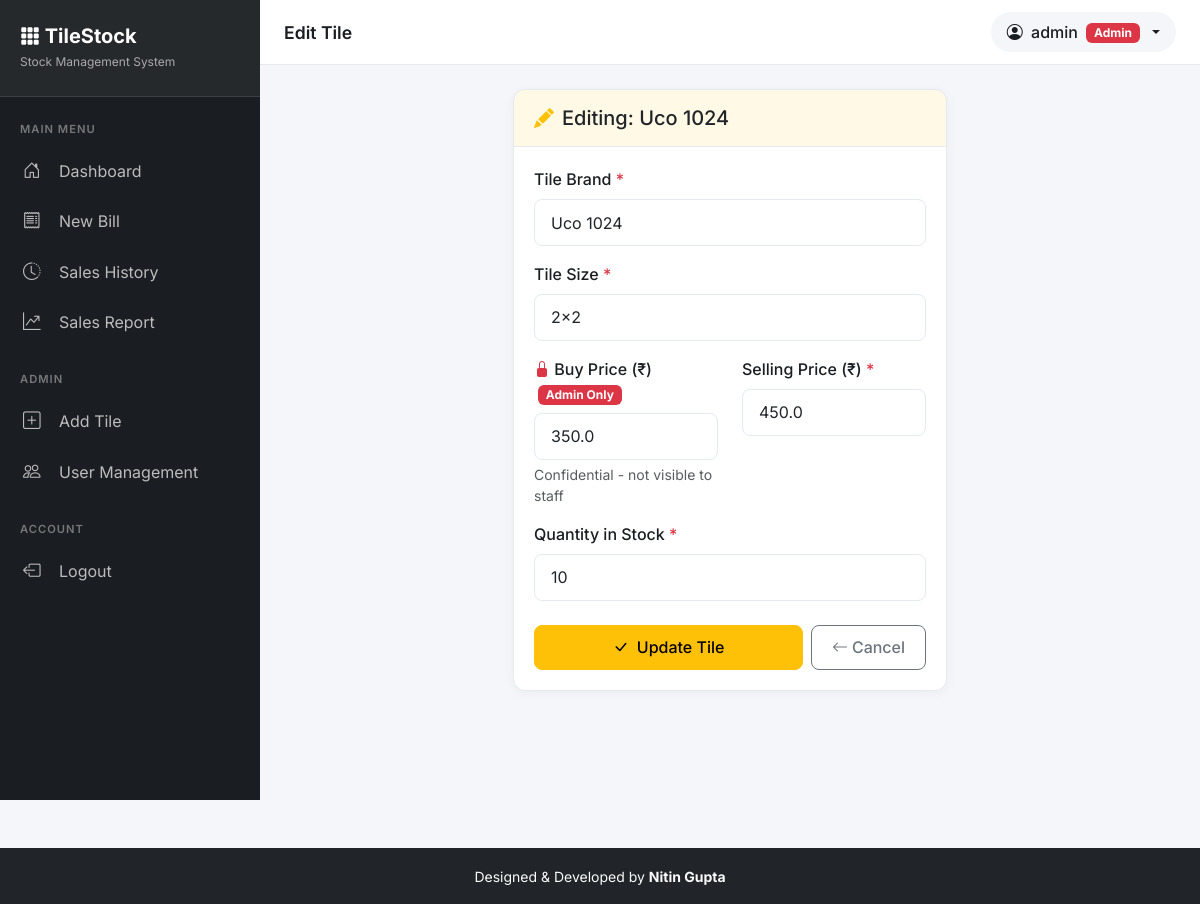
Page /edit_tile/1 (signed in) on the committed database.
### app.py (models this page shows)
class Tile(db.Model):
    id = db.Column(db.Integer, primary_key=True)
    brand = db.Column(db.String(100), nullable=False)
    size = db.Column(db.String(50), nullable=False)
    buy_price = db.Column(db.Float, nullable=True)  # Cost price - admin only
    price = db.Column(db.Float, nullable=False)  # Selling price
    quantity = db.Column(db.Integer, nullable=False)

### app.py (the view, shortened to what this page needs)
@app.route('/edit_tile/<int:id>', methods=['GET', 'POST'])
@admin_required
def edit_tile(id):
    tile = Tile.query.get_or_404(id)
    return render_template('add_tile.html', tile=tile)

### app.py (called while the page is built)
def admin_required(f):
    @wraps(f)
    def decorated_function(*args, **kwargs):
        if 'user_id' not in session:
            flash('Please login to access this page')
            return redirect('/')
        if session.get('role') != 'admin':
            flash('Access denied. Admin privileges required.')
            return redirect('/dashboard')
        return f(*args, **kwargs)
    return decorated_function

### templates/add_tile.html (shortened to what this page needs)
{% extends "base.html" %}  {% block page_title %}{{ 'Edit Tile' if tile else 'Add
New Tile' }}{% endblock %} {% block content %}
<div class="row justify-content-center">
  <div class="col-lg-6">
    <div class="modern-card">
      <div class="card-header {{ 'bg-warning bg-opacity-10' if tile else '' }}">
        <h5 class="mb-0">
          {% if tile %}
          <i class="bi bi-pencil-fill text-warning me-2"></i>Editing: {{
          tile.brand }} {% else %}
          <i class="bi bi-plus-circle-fill text-success me-2"></i>Add New Tile
          {% endif %}
        </h5>
      </div>
      <div class="card-body">
        <form method="POST" id="tileForm">
          <div class="mb-3">
            <label class="form-label">Tile Brand <span class="text-danger">*</span></label>
            <input type="text" name="brand" class="form-control" placeholder="e.g., Kajaria, Somany"
              value="{{ tile.brand if tile else '' }}" required />
          </div>
          <div class="mb-3">
            <label class="form-label">Tile Size <span class="text-danger">*</span></label>
            <input type="text" name="size" class="form-control" placeholder="e.g., 2x2, 600x600 mm"
              value="{{ tile.size if tile else '' }}" required />
          </div>
          <div class="row">
            <div class="col-md-6">
              <div class="mb-3">
                <label class="form-label">
                  <i class="bi bi-lock-fill text-danger"></i> Buy Price (₹)
                  <span class="badge bg-danger ms-1">Admin Only</span>
                </label>
                <input type="number" name="buy_price" class="form-control" step="0.01" min="0" placeholder="Cost price"
                  value="{{ tile.buy_price if tile and tile.buy_price else '' }}" />
                <div class="form-text">Confidential - not visible to staff</div>
              </div>
            </div>
            <div class="col-md-6">
              <div class="mb-3">
                <label class="form-label">Selling Price (₹) <span class="text-danger">*</span></label>
                <input type="number" name="price" class="form-control" step="0.01" min="0" placeholder="Selling price"
                  value="{{ tile.price if tile else '' }}" required />
              </div>
            </div>
          </div>
          <div class="mb-4">
            <label class="form-label">Quantity in Stock <span class="text-danger">*</span></label>
            <input type="number" name="quantity" class="form-control" min="0" placeholder="Available stock"
              value="{{ tile.quantity if tile else '' }}" required />
          </div>
          <div class="d-flex flex-column flex-sm-row gap-2">
            <button type="submit"
              class="btn {{ 'btn-warning' if tile else 'btn-gradient-success' }} btn-modern flex-grow-1">
              <i class="bi bi-{{ 'check-lg' if tile else 'plus-lg' }} me-1"></i>
              {{ 'Update Tile' if tile else 'Save Tile' }}
            </button>
            <a href="/dashboard" class="btn btn-outline-secondary btn-modern">
              <i class="bi bi-arrow-left me-1"></i>Cancel
            </a>
          </div>
        </form>
      </div>
    </div>
  </div>
</div>
{% endblock %}

### templates/base.html (style rules this page uses)
:root { --sidebar-width: 260px; --sidebar-bg: #1a1d21; --sidebar-hover: #2d3238; --primary-gradient: linear-gradient(135deg, #667eea 0%, #764ba2 100%); --success-gradient: linear-gradient(135deg, #11998e 0%, #38ef7d 100%); --danger-gradient: linear-gradient(135deg, #eb3349 0%, #f45c43 100%); --warning-gradient: linear-gradient(135deg, #f2994a 0%, #f2c94c 100%); }
* { font-family: "Inter", sans-serif; }
body { background-color: #f4f6f9; min-height: 100vh; }
.modern-card { background: #fff; border-radius: 12px; box-shadow: 0 2px 12px rgba(0, 0, 0, 0.04); border: 1px solid #e5e9f0; overflow: hidden; }
.modern-card .card-header { background: #fff; border-bottom: 1px solid #e5e9f0; padding: 1rem 1.25rem; font-weight: 600; }
.modern-card .card-body { padding: 1.25rem; }
.btn-modern { padding: 0.6rem 1.25rem; border-radius: 8px; font-weight: 500; transition: all 0.2s; }
.form-control, .form-select { border-radius: 8px; border: 1px solid #e5e9f0; padding: 0.65rem 1rem; }
.form-label { font-weight: 500; color: #1a1d21; margin-bottom: 0.5rem; }

### rows in the picture
Tile: brand "Uco 1024", size "2x2", buy_price "350.0", price "450.0", quantity "10"

### other values in the picture
{{ 'Edit Tile' if tile else 'Add
New Tile' }} "Edit Tile"
{{ session.get('user') }} "admin"
{{ 'Update Tile' if tile else 'Save Tile' }} "Update Tile"
